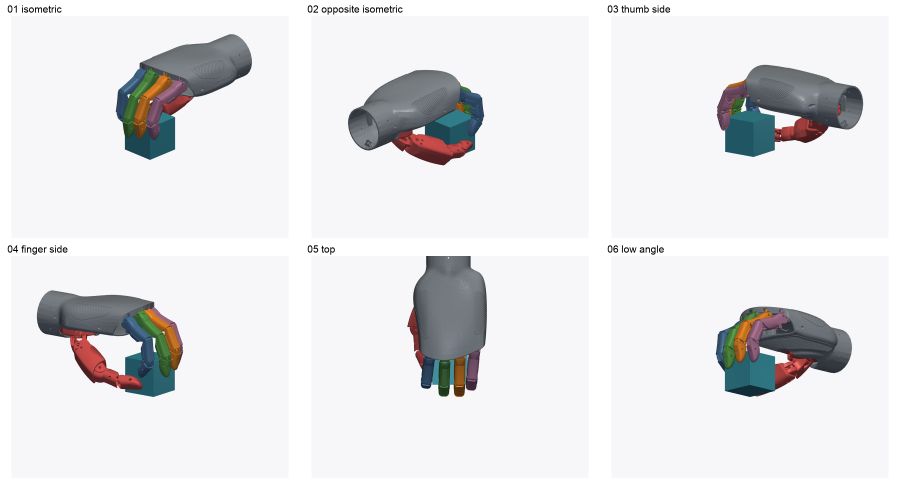
#> input picture artifacts/linker_l20_inhand_topdown_posture/cube/00_six_view_montage.png, 2700 x 1440 px (shown at 1/3 size)
$ python make_image_preview.py ../artifacts/linker_l20_inhand_topdown_posture/cube/00_six_view_montage.png out.png
#> lines starting #> are read from the running program, lines starting #| are printed output that depends on the picture
#!/usr/bin/env python3
"""Create a compact JPEG preview for visual QA of large local PNG artifacts."""

from __future__ import annotations

import argparse
from pathlib import Path

import cv2


def main() -> int:
    parser = argparse.ArgumentParser(description=__doc__)
    parser.add_argument("input", type=Path)
    parser.add_argument("output", type=Path)
    parser.add_argument("--max-width", type=int, default=1280)
    parser.add_argument("--quality", type=int, default=85)
    args = parser.parse_args()
    image = cv2.imread(str(args.input), cv2.IMREAD_COLOR)
#> image is the input picture: shape (1440, 2700, 3); mean B, G, R 231.2, 228.8, 228.8
    if image is None:
        raise RuntimeError(f"failed to read {args.input}")
    if image.shape[1] > args.max_width:
        scale = args.max_width / image.shape[1]
#> scale = 0.474
        image = cv2.resize(
            image,
            (args.max_width, int(round(image.shape[0] * scale))),
            interpolation=cv2.INTER_AREA,
        )
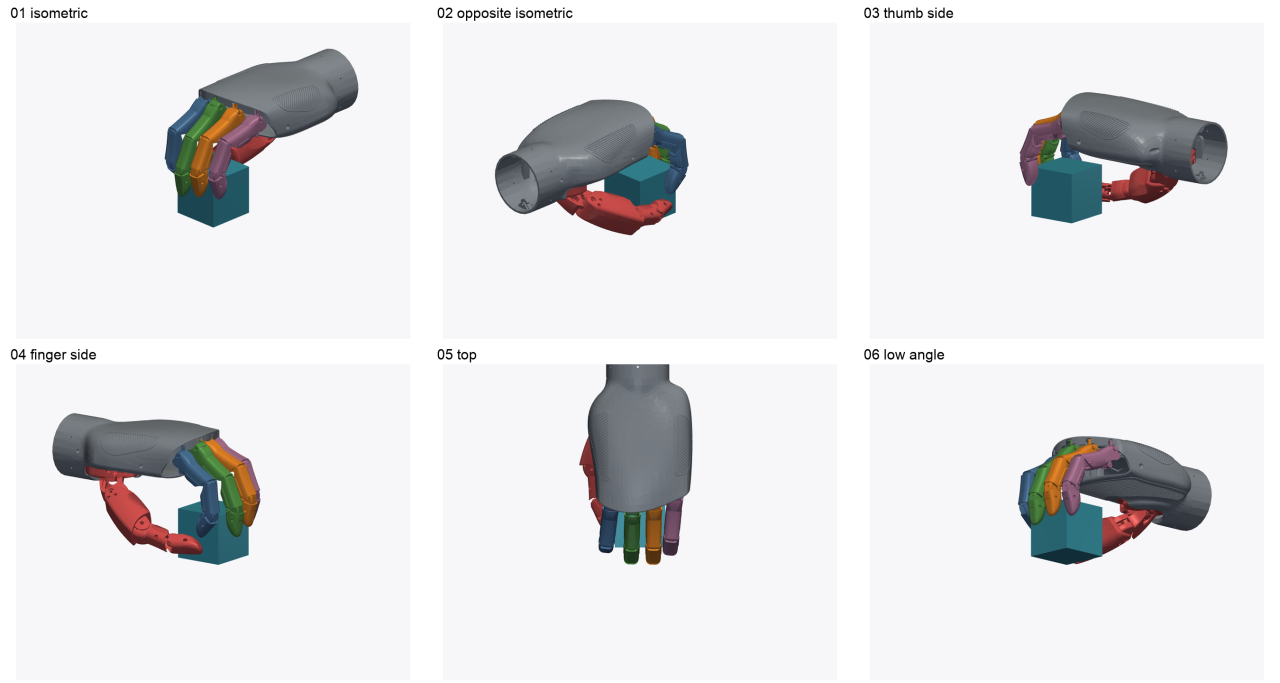
#> image: shape (683, 1280, 3); mean B, G, R 231.2, 228.8, 228.8
    args.output.parent.mkdir(parents=True, exist_ok=True)
    if not cv2.imwrite(
        str(args.output), image, [cv2.IMWRITE_JPEG_QUALITY, args.quality]
    ):
        raise RuntimeError(f"failed to write {args.output}")
    print(f"wrote {args.output}")
    return 0


if __name__ == "__main__":
    raise SystemExit(main())
#> (the program exits here)
